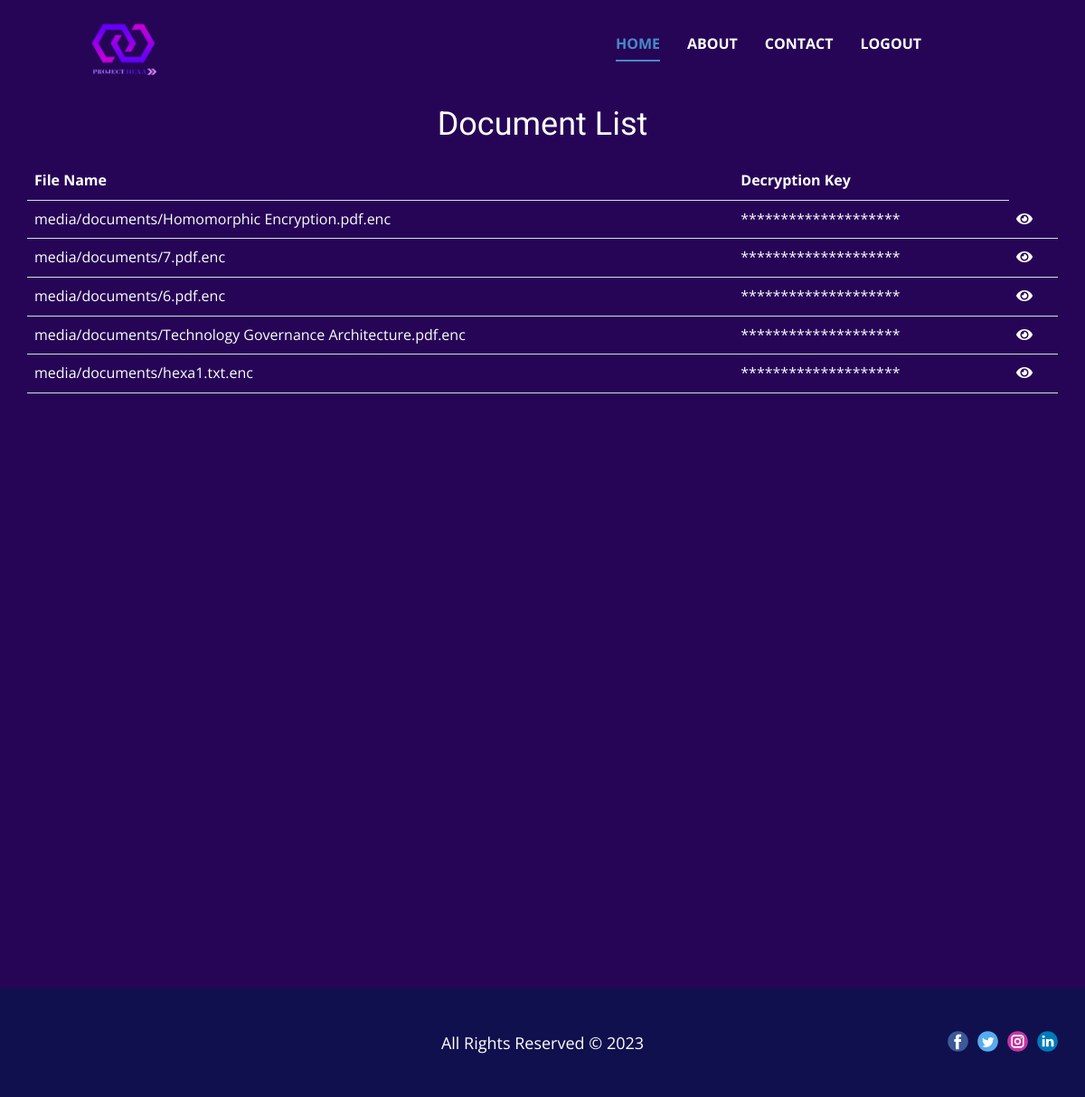
Screenshot of /owner/documentList/ (signed in) with the database file from the repository.
### Owner/models.py (models this page shows, shortened)
class Document(models.Model):
    owner = models.ForeignKey(User, on_delete=models.CASCADE)
    file = models.FileField(upload_to='documents/')
    key = models.CharField(max_length=200,default='')

### Owner/views.py (the view)
# urls.py: path('documentList/', views.document_list),
def document_list(request):
    documents = Document.objects.filter(owner=request.user)
    return render(request, 'document_list.html', {'documents': documents})

### Templates/document_list.html (shortened to what this page needs)
{% load static %}
<!DOCTYPE html>
<html style="font-size: 16px;" lang="en"><head>
    <link rel="stylesheet" type="text/css" href="{% static 'css/OwnerHome.css' %} ">
    <link rel="stylesheet" type="text/css" href="{% static 'css/nicepage.css' %} ">
    <link rel="stylesheet" href="https://cdnjs.cloudflare.com/ajax/libs/font-awesome/5.15.3/css/all.min.css" />
  <meta data-intl-tel-input-cdn-path="intlTelInput/"></head>
  <body class="u-body u-xl-mode" data-lang="en"><header class="u-clearfix u-custom-color-6 u-header u-sticky u-sticky-a762 u-header" id="sec-72a6" data-href="https://nicepage.com"><div class="u-clearfix u-sheet u-sheet-1">
        <a href="{% url 'owner' %}" class="u-hover-feature u-image u-logo u-image-1" data-image-width="500" data-image-height="500" data-animation-name="customAnimationIn" data-animation-duration="1000">
          <img src="{% static 'images/Copy_of_Blockchain_Network_Logo__1_-removebg-preview.png' %}" class="u-logo-image u-logo-image-1">
        </a>
        <nav class="u-menu u-menu-one-level u-offcanvas u-menu-1" data-responsive-from="MD">
          <div class="u-custom-menu u-nav-container">
            <ul class="u-nav u-spacing-30 u-unstyled u-nav-1"><li class="u-nav-item"><a class="u-border-2 u-border-active-palette-1-base u-border-hover-palette-1-base u-border-no-left u-border-no-right u-border-no-top u-button-style u-nav-link u-text-active-palette-1-base u-text-body-alt-color u-text-hover-palette-4-base" href="{% url 'owner' %}" style="padding: 10px 0px;">Home</a>
</li><li class="u-nav-item"><a class="u-border-2 u-border-active-palette-1-base u-border-hover-palette-1-base u-border-no-left u-border-no-right u-border-no-top u-button-style u-nav-link u-text-active-palette-1-base u-text-body-alt-color u-text-hover-palette-4-base" href="{% url 'about' %}" style="padding: 10px 0px;">About</a>
</li><li class="u-nav-item"><a class="u-border-2 u-border-active-palette-1-base u-border-hover-palette-1-base u-border-no-left u-border-no-right u-border-no-top u-button-style u-nav-link u-text-active-palette-1-base u-text-body-alt-color u-text-hover-palette-4-base" href="{% url 'contact' %}" style="padding: 10px 0px;">Contact</a>
</li><li class="u-nav-item"><a class="u-border-2 u-border-active-palette-1-base u-border-hover-palette-1-base u-border-no-left u-border-no-right u-border-no-top u-button-style u-nav-link u-text-active-palette-1-base u-text-body-alt-color u-text-hover-palette-4-base" style="padding: 10px 0px;"  href="{% url 'home' %}">Logout</a>
</li></ul>
          </div>
        </nav>
      </div></header>
    <section class="u-align-center u-clearfix u-custom-color-6 u-section-1" src="" id="sec-d275">
      <div class="u-clearfix u-sheet u-sheet-1">
        <h3>Document List</h3>
        {% if documents %}
            <table>
                <tr>
                    <th>File Name</th>
                    <th>Decryption Key</th>
                </tr>
                {% for document in documents %}
                    <tr>
                        <td>{{ document.file.name }}</td>
                        <td id="star_{{ forloop.counter }}">********************</td>
                        <td><i id="eyeIcon_{{ forloop.counter }}" class="fas fa-eye toggle-icon"></i></td>
                    </tr>
                {% endfor %}
            </table>
        {% else %}
            <p>No documents available.</p>
        {% endif %}
     </div>
    </section>
    <footer class="u-align-center-md u-align-center-sm u-align-center-xs u-clearfix u-custom-color-5 u-footer" id="sec-dd1e"><div class="u-clearfix u-sheet u-sheet-1">
        <div class="u-align-left u-social-icons u-spacing-10 u-social-icons-1">
          <a class="u-social-url" title="facebook" target="_blank" href=""><span class="u-icon u-social-facebook u-social-icon u-icon-1"><svg class="u-svg-link" preserveAspectRatio="xMidYMin slice" viewBox="0 0 112 112" style=""><use xmlns:xlink="http://www.w3.org/1999/xlink" xlink:href="#svg-5e6e"></use></svg></span>
          </a>
          <a class="u-social-url" title="twitter" target="_blank" href=""><span class="u-icon u-social-icon u-social-twitter u-icon-2"><svg class="u-svg-link" preserveAspectRatio="xMidYMin slice" viewBox="0 0 112 112" style=""><use xmlns:xlink="http://www.w3.org/1999/xlink" xlink:href="#svg-84d1"></use></svg></span>
          </a>
          <a class="u-social-url" title="instagram" target="_blank" href=""><span class="u-icon u-social-icon u-social-instagram u-icon-3"><svg class="u-svg-link" preserveAspectRatio="xMidYMin slice" viewBox="0 0 112 112" style=""><use xmlns:xlink="http://www.w3.org/1999/xlink" xlink:href="#svg-bbd5"></use></svg></span>
          </a>
          <a class="u-social-url" title="linkedin" target="_blank" href=""><span class="u-icon u-social-icon u-social-linkedin u-icon-4"><svg class="u-svg-link" preserveAspectRatio="xMidYMin slice" viewBox="0 0 112 112" style=""><use xmlns:xlink="http://www.w3.org/1999/xlink" xlink:href="#svg-51a9"></use></svg></span>
          </a>
        </div>
        <p class="u-align-center-lg u-align-center-md u-align-center-xl u-text u-text-1">All Rights Reserved © 2023</p>
      </div></footer>
</body></html>

### static/css/OwnerHome.css (style rules this page uses)
.u-section-1 { background-image: none; }
.u-section-1 .u-sheet-1 { min-height: 997px; }

### rows the page displays
Document: file.name "media/documents/Homomorphic Encryption.pdf.enc"
Document: file.name "media/documents/7.pdf.enc"
Document: file.name "media/documents/6.pdf.enc"
Document: file.name "media/documents/Technology Governance Architecture.pdf.enc"
Document: file.name "media/documents/hexa1.txt.enc"
